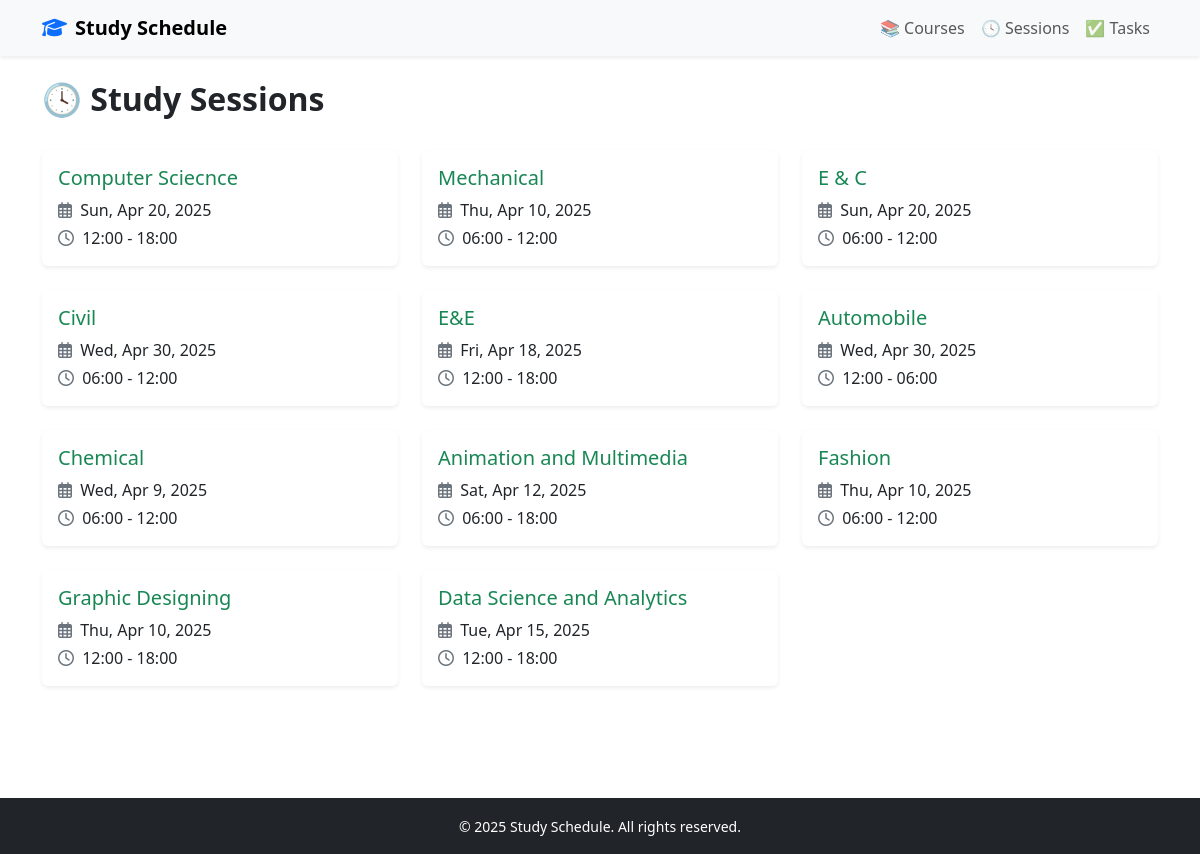
The app's page /sessions/ with its own data.
### scheduler/models.py (models this page shows, shortened)
class StudySession(models.Model):
    course = models.ForeignKey(Course, on_delete=models.CASCADE)
    session_date = models.DateField()
    start_time = models.TimeField()
    end_time = models.TimeField()

class Course(models.Model):
    name = models.CharField(max_length=100)
    description = models.TextField(blank=True)
    credits = models.IntegerField(default=0)

### scheduler/views.py (the view)
# urls.py: path('sessions/', views.session_list, name='sessions'),
def session_list(request):
    sessions = StudySession.objects.all()
    return render(request, 'scheduler/sessions.html', {'sessions': sessions})

### scheduler/templates/scheduler/sessions.html (shortened to what this page needs)
{% extends 'scheduler/base.html' %}
{% block content %}
<div class="d-flex justify-content-between align-items-center mb-4">
  <h2 class="fw-bold">🕓 Study Sessions</h2>
</div>
<div class="row">
  {% for session in sessions %}
  <div class="col-md-6 col-lg-4 mb-4">
    <div class="card h-100 shadow-sm border-0 hover-zoom">
      <div class="card-body">
        <h5 class="card-title text-success">{{ session.course.name }}</h5>
        <p class="card-text mb-1">
          <i class="far fa-calendar-alt me-1 text-secondary"></i>
          {{ session.session_date|date:"D, M j, Y" }}
        </p>
        <p class="card-text">
          <i class="far fa-clock me-1 text-secondary"></i>
          {{ session.start_time|time:"H:i" }} - {{ session.end_time|time:"H:i" }}
        </p>
      </div>
    </div>
  </div>
  {% empty %}
  <div class="col-12 text-center">
    <img src="/static/images/empty-calendar.png" alt="No sessions" style="max-width: 200px;" class="mb-3">
    <p class="text-muted">No study sessions scheduled yet.</p>
  </div>
  {% endfor %}
</div>
{% endblock %}

### scheduler/templates/scheduler/base.html (style rules this page uses)
body { scroll-behavior: smooth; }

### scheduler/templates/scheduler/sessions.html (style rules this page uses)
.hover-zoom { transition: transform 0.3s ease; }

### records on screen
StudySession: course.name "Computer Sciecnce", session_date "Sun, Apr 20, 2025", start_time "12:00", end_time "18:00"
StudySession: course.name "Mechanical", session_date "Thu, Apr 10, 2025", start_time "06:00", end_time "12:00"
StudySession: course.name "E & C", session_date "Sun, Apr 20, 2025", start_time "06:00", end_time "12:00"
StudySession: course.name "Civil", session_date "Wed, Apr 30, 2025", start_time "06:00", end_time "12:00"
StudySession: course.name "E&E", session_date "Fri, Apr 18, 2025", start_time "12:00", end_time "18:00"
StudySession: course.name "Automobile", session_date "Wed, Apr 30, 2025", start_time "12:00", end_time "06:00"
StudySession: course.name "Chemical", session_date "Wed, Apr 9, 2025", start_time "06:00", end_time "12:00"
StudySession: course.name "Animation and Multimedia", session_date "Sat, Apr 12, 2025", start_time "06:00", end_time "18:00"
StudySession: course.name "Fashion", session_date "Thu, Apr 10, 2025", start_time "06:00", end_time "12:00"
StudySession: course.name "Graphic Designing", session_date "Thu, Apr 10, 2025", start_time "12:00", end_time "18:00"
StudySession: course.name "Data Science and Analytics", session_date "Tue, Apr 15, 2025", start_time "12:00", end_time "18:00"
